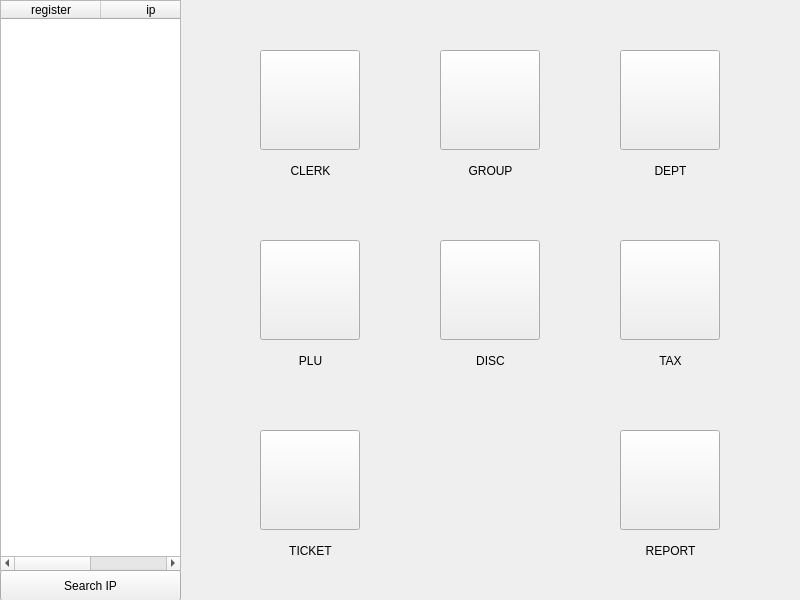
<?xml version="1.0" encoding="UTF-8"?>
<ui version="4.0">
 <class>ECRManIV_NET</class>
 <widget class="QWidget" name="ECRManIV_NET">
  <property name="geometry">
   <rect>
    <x>0</x>
    <y>0</y>
    <width>800</width>
    <height>600</height>
   </rect>
  </property>
  <property name="windowTitle">
   <string>ECRManIV_NET</string>
  </property>
  <widget class="QStackedWidget" name="stackedWidget">
   <property name="geometry">
    <rect>
     <x>200</x>
     <y>0</y>
     <width>601</width>
     <height>601</height>
    </rect>
   </property>
   <property name="styleSheet">
    <string notr="true"/>
   </property>
   <widget class="QWidget" name="menu">
    <widget class="QPushButton" name="clerk">
     <property name="geometry">
      <rect>
       <x>60</x>
       <y>50</y>
       <width>100</width>
       <height>100</height>
      </rect>
     </property>
     <property name="styleSheet">
      <string notr="true">border-image: url(:/images/icons/clerk.png);</string>
     </property>
     <property name="text">
      <string/>
     </property>
     <property name="iconSize">
      <size>
       <width>48</width>
       <height>48</height>
      </size>
     </property>
    </widget>
    <widget class="QPushButton" name="dept">
     <property name="geometry">
      <rect>
       <x>420</x>
       <y>50</y>
       <width>100</width>
       <height>100</height>
      </rect>
     </property>
     <property name="styleSheet">
      <string notr="true">border-image: url(:/images/icons/dept.png);</string>
     </property>
     <property name="text">
      <string/>
     </property>
    </widget>
    <widget class="QPushButton" name="plu">
     <property name="geometry">
      <rect>
       <x>60</x>
       <y>240</y>
       <width>100</width>
       <height>100</height>
      </rect>
     </property>
     <property name="styleSheet">
      <string notr="true">border-image: url(:/images/icons/plu.png);</string>
     </property>
     <property name="text">
      <string/>
     </property>
    </widget>
    <widget class="QPushButton" name="disc">
     <property name="geometry">
      <rect>
       <x>240</x>
       <y>240</y>
       <width>100</width>
       <height>100</height>
      </rect>
     </property>
     <property name="styleSheet">
      <string notr="true">border-image: url(:/images/icons/disc.png);</string>
     </property>
     <property name="text">
      <string/>
     </property>
    </widget>
    <widget class="QPushButton" name="zport">
     <property name="geometry">
      <rect>
       <x>420</x>
       <y>430</y>
       <width>100</width>
       <height>100</height>
      </rect>
     </property>
     <property name="styleSheet">
      <string notr="true">border-image: url(:/images/icons/print.png);</string>
     </property>
     <property name="text">
      <string/>
     </property>
    </widget>
    <widget class="QLabel" name="label">
     <property name="geometry">
      <rect>
       <x>80</x>
       <y>160</y>
       <width>61</width>
       <height>21</height>
      </rect>
     </property>
     <property name="layoutDirection">
      <enum>Qt::LeftToRight</enum>
     </property>
     <property name="text">
      <string>CLERK</string>
     </property>
     <property name="alignment">
      <set>Qt::AlignCenter</set>
     </property>
     <property name="wordWrap">
      <bool>false</bool>
     </property>
    </widget>
    <widget class="QLabel" name="label_2">
     <property name="geometry">
      <rect>
       <x>440</x>
       <y>160</y>
       <width>61</width>
       <height>21</height>
      </rect>
     </property>
     <property name="layoutDirection">
      <enum>Qt::LeftToRight</enum>
     </property>
     <property name="text">
      <string>DEPT</string>
     </property>
     <property name="alignment">
      <set>Qt::AlignCenter</set>
     </property>
     <property name="wordWrap">
      <bool>false</bool>
     </property>
    </widget>
    <widget class="QLabel" name="label_3">
     <property name="geometry">
      <rect>
       <x>80</x>
       <y>350</y>
       <width>61</width>
       <height>21</height>
      </rect>
     </property>
     <property name="layoutDirection">
      <enum>Qt::LeftToRight</enum>
     </property>
     <property name="text">
      <string>PLU</string>
     </property>
     <property name="alignment">
      <set>Qt::AlignCenter</set>
     </property>
     <property name="wordWrap">
      <bool>false</bool>
     </property>
    </widget>
    <widget class="QLabel" name="label_4">
     <property name="geometry">
      <rect>
       <x>260</x>
       <y>350</y>
       <width>61</width>
       <height>21</height>
      </rect>
     </property>
     <property name="layoutDirection">
      <enum>Qt::LeftToRight</enum>
     </property>
     <property name="text">
      <string>DISC</string>
     </property>
     <property name="alignment">
      <set>Qt::AlignCenter</set>
     </property>
     <property name="wordWrap">
      <bool>false</bool>
     </property>
    </widget>
    <widget class="QLabel" name="label_5">
     <property name="geometry">
      <rect>
       <x>440</x>
       <y>540</y>
       <width>61</width>
       <height>21</height>
      </rect>
     </property>
     <property name="layoutDirection">
      <enum>Qt::LeftToRight</enum>
     </property>
     <property name="text">
      <string>REPORT</string>
     </property>
     <property name="alignment">
      <set>Qt::AlignCenter</set>
     </property>
     <property name="wordWrap">
      <bool>false</bool>
     </property>
    </widget>
    <widget class="QPushButton" name="tax">
     <property name="geometry">
      <rect>
       <x>420</x>
       <y>240</y>
       <width>100</width>
       <height>100</height>
      </rect>
     </property>
     <property name="styleSheet">
      <string notr="true">border-image: url(:/images/icons/tax.png);</string>
     </property>
     <property name="text">
      <string/>
     </property>
    </widget>
    <widget class="QLabel" name="tax_2">
     <property name="geometry">
      <rect>
       <x>440</x>
       <y>350</y>
       <width>61</width>
       <height>21</height>
      </rect>
     </property>
     <property name="layoutDirection">
      <enum>Qt::LeftToRight</enum>
     </property>
     <property name="text">
      <string>TAX</string>
     </property>
     <property name="alignment">
      <set>Qt::AlignCenter</set>
     </property>
     <property name="wordWrap">
      <bool>false</bool>
     </property>
    </widget>
    <widget class="QPushButton" name="group">
     <property name="geometry">
      <rect>
       <x>240</x>
       <y>50</y>
       <width>100</width>
       <height>100</height>
      </rect>
     </property>
     <property name="styleSheet">
      <string notr="true">border-image: url(:/images/icons/group.png);</string>
     </property>
     <property name="text">
      <string/>
     </property>
    </widget>
    <widget class="QLabel" name="group_2">
     <property name="geometry">
      <rect>
       <x>260</x>
       <y>160</y>
       <width>61</width>
       <height>21</height>
      </rect>
     </property>
     <property name="layoutDirection">
      <enum>Qt::LeftToRight</enum>
     </property>
     <property name="text">
      <string>GROUP</string>
     </property>
     <property name="alignment">
      <set>Qt::AlignCenter</set>
     </property>
     <property name="wordWrap">
      <bool>false</bool>
     </property>
    </widget>
    <widget class="QPushButton" name="ticket">
     <property name="geometry">
      <rect>
       <x>60</x>
       <y>430</y>
       <width>100</width>
       <height>100</height>
      </rect>
     </property>
     <property name="styleSheet">
      <string notr="true">border-image: url(:/images/icons/tailer.png);</string>
     </property>
     <property name="text">
      <string/>
     </property>
    </widget>
    <widget class="QLabel" name="TICKET">
     <property name="geometry">
      <rect>
       <x>80</x>
       <y>540</y>
       <width>61</width>
       <height>21</height>
      </rect>
     </property>
     <property name="layoutDirection">
      <enum>Qt::LeftToRight</enum>
     </property>
     <property name="text">
      <string>TICKET</string>
     </property>
     <property name="alignment">
      <set>Qt::AlignCenter</set>
     </property>
     <property name="wordWrap">
      <bool>false</bool>
     </property>
    </widget>
   </widget>
  </widget>
  <widget class="QTableWidget" name="tableWidget_2">
   <property name="geometry">
    <rect>
     <x>0</x>
     <y>0</y>
     <width>181</width>
     <height>571</height>
    </rect>
   </property>
   <column>
    <property name="text">
     <string>register</string>
    </property>
   </column>
   <column>
    <property name="text">
     <string>ip</string>
    </property>
   </column>
  </widget>
  <widget class="QPushButton" name="pushButton">
   <property name="geometry">
    <rect>
     <x>0</x>
     <y>570</y>
     <width>181</width>
     <height>31</height>
    </rect>
   </property>
   <property name="text">
    <string>Search IP</string>
   </property>
  </widget>
  <action name="actionADD">
   <property name="checkable">
    <bool>false</bool>
   </property>
   <property name="enabled">
    <bool>true</bool>
   </property>
   <property name="text">
    <string>ADD</string>
   </property>
  </action>
  <action name="actionDELETE">
   <property name="text">
    <string>DELETE</string>
   </property>
  </action>
  <action name="actionLOCAL">
   <property name="text">
    <string>set local ip</string>
   </property>
   <property name="toolTip">
    <string>LOCAL</string>
   </property>
  </action>
 </widget>
 <layoutdefault spacing="6" margin="11"/>
 <resources/>
 <connections/>
</ui>
